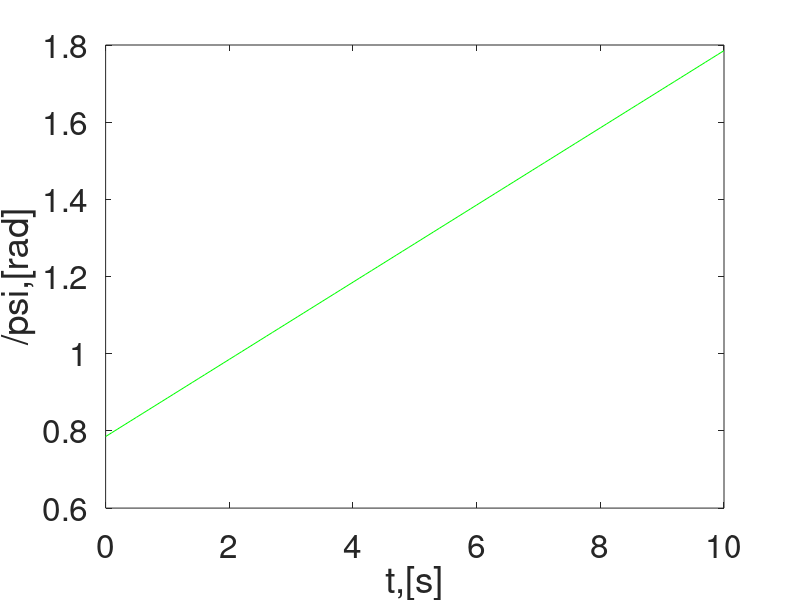
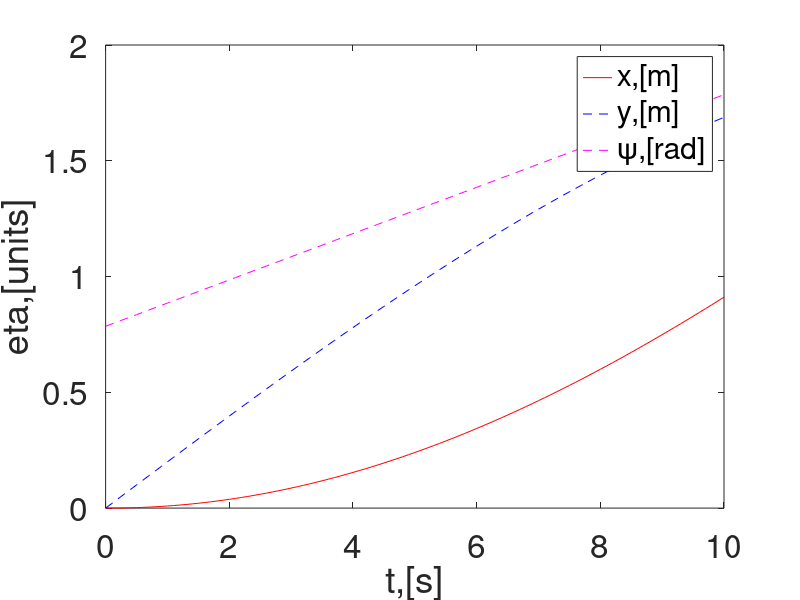
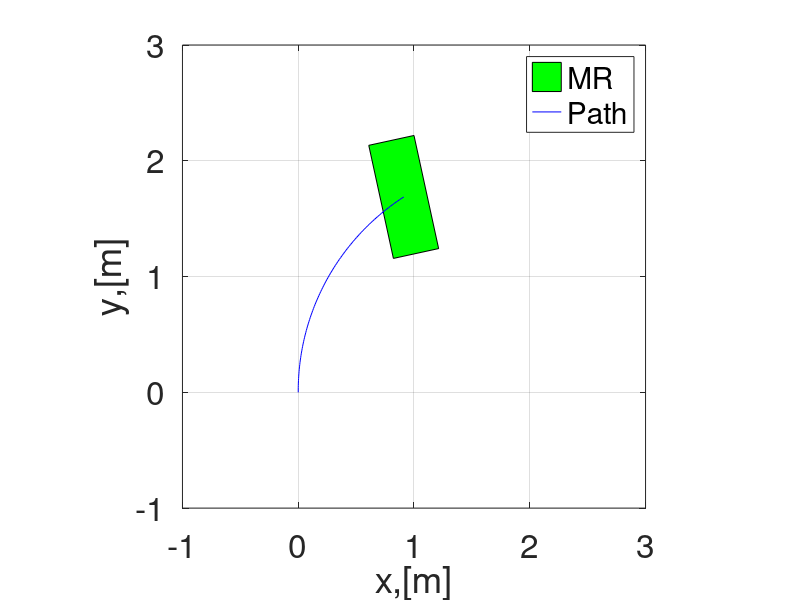

These charts were generated, in order, by the following MATLAB code:
%% kinematic simulation of a land-based mobile robot
close all; clear all; clc;

%% simulation parameters 
dt = 0.1; % step size
ts = 10; % simulation time 
t = 0:dt:ts; % time span 

%% Initial conditions 
x0 = 0;
y0 = 0;
psi0 = pi/4;

eta0 = [x0 ; y0 ; psi0];

eta(:,1) = eta0;

%% loop starts here
for i = 1:length(t)
    psi = eta(3,i); % current orientation in rad
   % jacobian matrix 
    J_psi = [cos(psi),-sin(psi),0;
             sin(psi), cos(psi),0;
             0,0,1];
  
%% desired states (generalized cooridnates)

eta_d = [2-2*cos(0.1*t(i)) ; 2 * sin(0.1*(i)); 0.1*t(i)];
eta_d_dot = [2*0.1*sin(0.1*t(i)); 2*0.1*cos(0.1*t(i));0.1;];
zeta(:,i) = inv(J_psi) * eta_d_dot;
%% vector of velocity input command
    eta_dot(:,i) = J_psi * zeta(:,i);


    eta(:,i+1) = eta(:,i) + dt * eta_dot(:,i); % Euler method  
end

%% plotting function 

plot(t,eta(1,1:i),'-r');
set(gca,'fontsize',24)
xlabel('t,[s]');
ylabel('x,[m]');


plot(t,eta(2,1:i),'-b');
set(gca,'fontsize',24)
xlabel('t,[s]');
ylabel('y,[m]');



plot(t,eta(3,1:i),'-g');
set(gca,'fontsize',24)
xlabel('t,[s]');
ylabel('/psi,[rad]');

figure 
plot(t, eta(1,1:i),'r-');
hold on 
plot(t, eta(2,1:i), 'b--');
plot(t, eta(3,1:i),'m--');
legend('x,[m]','y,[m]','\psi,[rad]');
set(gca,'fontsize',24)
xlabel('t,[s]');
ylabel("\eta,[units]");


%% animation (mobile robot motion animation )
l = 0.6; % lenght of the mobile robot 
w = 0.4; %widht of the mobile robot
% Mobile robot coordinates 
mr_co =  [-1/2,1/2,1/2,-1/2,-1/2;
          -w/2,-w/2,w/2,w/2,-w/2;];
figure 
for i = 1:length(t) %animation starts here
    psi =  eta(3,i);
    R_psi = [cos(psi),-sin(psi);
             sin(psi), cos(psi)]; %rotation matrix 
    v_pos = R_psi * mr_co;
    fill(v_pos(1,:)+eta(1,i),v_pos(2,:)+eta(2,i),'g')
    hold on, grid on 
    axis([-1 3 -1 3]), axis square
    plot(eta(1,1:i),eta(2,1:i),'b-');
    legend('MR','Path')
    set(gca,'fontsize',24)
    xlabel('x,[m]'); ylabel ('y,[m]');
    pause(0.1);
    hold off 
end % animation ends here









